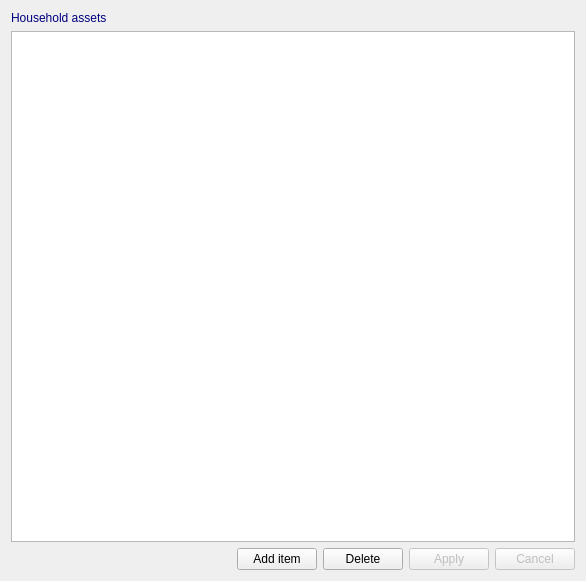
<?xml version="1.0" encoding="UTF-8"?>
<ui version="4.0">
 <class>farmassets</class>
 <widget class="QWidget" name="farmassets">
  <property name="geometry">
   <rect>
    <x>0</x>
    <y>0</y>
    <width>586</width>
    <height>581</height>
   </rect>
  </property>
  <property name="windowTitle">
   <string>Form</string>
  </property>
  <layout class="QVBoxLayout" name="verticalLayout">
   <item>
    <widget class="QLabel" name="Label2_2">
     <property name="enabled">
      <bool>true</bool>
     </property>
     <property name="palette">
      <palette>
       <active>
        <colorrole role="WindowText">
         <brush brushstyle="SolidPattern">
          <color alpha="255">
           <red>0</red>
           <green>0</green>
           <blue>128</blue>
          </color>
         </brush>
        </colorrole>
       </active>
       <inactive>
        <colorrole role="WindowText">
         <brush brushstyle="SolidPattern">
          <color alpha="255">
           <red>0</red>
           <green>0</green>
           <blue>128</blue>
          </color>
         </brush>
        </colorrole>
       </inactive>
       <disabled>
        <colorrole role="WindowText">
         <brush brushstyle="SolidPattern">
          <color alpha="255">
           <red>0</red>
           <green>0</green>
           <blue>128</blue>
          </color>
         </brush>
        </colorrole>
       </disabled>
      </palette>
     </property>
     <property name="toolTip">
      <string/>
     </property>
     <property name="text">
      <string>Household assets</string>
     </property>
    </widget>
   </item>
   <item>
    <widget class="QTableView" name="AdvListView1">
     <property name="enabled">
      <bool>true</bool>
     </property>
     <property name="toolTip">
      <string/>
     </property>
    </widget>
   </item>
   <item>
    <layout class="QHBoxLayout" name="horizontalLayout">
     <item>
      <spacer name="horizontalSpacer_3">
       <property name="orientation">
        <enum>Qt::Horizontal</enum>
       </property>
       <property name="sizeHint" stdset="0">
        <size>
         <width>40</width>
         <height>20</height>
        </size>
       </property>
      </spacer>
     </item>
     <item>
      <widget class="QPushButton" name="BitBtn14">
       <property name="enabled">
        <bool>true</bool>
       </property>
       <property name="toolTip">
        <string/>
       </property>
       <property name="text">
        <string>Add item</string>
       </property>
       <property name="icon">
        <iconset resource="../images.qrc">
         <normaloff>:/images/new3.png</normaloff>:/images/new3.png</iconset>
       </property>
       <property name="flat">
        <bool>false</bool>
       </property>
      </widget>
     </item>
     <item>
      <widget class="QPushButton" name="BitBtn15">
       <property name="enabled">
        <bool>true</bool>
       </property>
       <property name="toolTip">
        <string/>
       </property>
       <property name="text">
        <string>Delete</string>
       </property>
       <property name="icon">
        <iconset resource="../images.qrc">
         <normaloff>:/images/delete3.png</normaloff>:/images/delete3.png</iconset>
       </property>
       <property name="flat">
        <bool>false</bool>
       </property>
      </widget>
     </item>
     <item>
      <widget class="QPushButton" name="BitBtn9">
       <property name="enabled">
        <bool>false</bool>
       </property>
       <property name="toolTip">
        <string/>
       </property>
       <property name="text">
        <string>Apply</string>
       </property>
       <property name="icon">
        <iconset resource="../images.qrc">
         <normaloff>:/images/apply.png</normaloff>:/images/apply.png</iconset>
       </property>
       <property name="flat">
        <bool>false</bool>
       </property>
      </widget>
     </item>
     <item>
      <widget class="QPushButton" name="BitBtn10">
       <property name="enabled">
        <bool>false</bool>
       </property>
       <property name="toolTip">
        <string/>
       </property>
       <property name="text">
        <string>Cancel</string>
       </property>
       <property name="icon">
        <iconset resource="../images.qrc">
         <normaloff>:/images/cancel.png</normaloff>:/images/cancel.png</iconset>
       </property>
       <property name="flat">
        <bool>false</bool>
       </property>
      </widget>
     </item>
    </layout>
   </item>
   <item>
    <layout class="QHBoxLayout" name="horizontalLayout_3"/>
   </item>
  </layout>
 </widget>
 <resources>
  <include location="../images.qrc"/>
 </resources>
 <connections/>
</ui>
